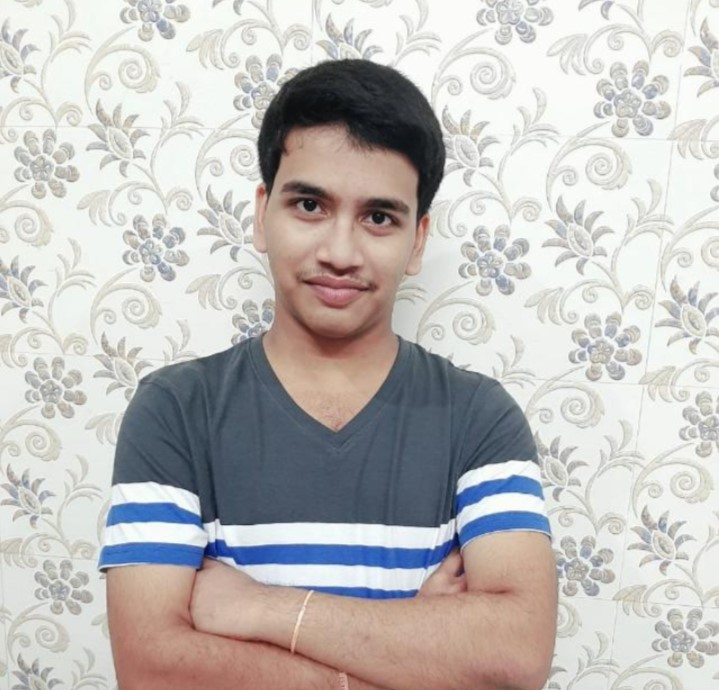
#> input picture Shreyas.jpg, 719 x 690 px
$ jupyter execute Task2_Image_to_Pencil_Sketch.ipynb
#> lines starting #> are read from the running program, lines starting #| are printed output that depends on the picture
Image to Pencil Sketch with Python

We need to read the image in RBG format and then convert it to a grayscale image. This will turn an image into a classic black and white photo. Then the next thing to do is invert the grayscale image also called negative image, this will be our inverted grayscale image. Inversion can be used to enhance details. Then we can finally create the pencil sketch by mixing the grayscale image with the inverted blurry image. This can be done by dividing the grayscale image by the inverted blurry image. Since images are just arrays, we can easily do this programmatically using the divide function from the cv2 library in Python

Importing Required Libraries

[cell 1]
import cv2
import matplotlib.pyplot as plt

[cell 2]
# Read Image
image = cv2.imread("Shreyas.jpg")
#> image is the input picture: shape (690, 719, 3); mean B, G, R 187.7, 189.6, 192.6

[cell 3]
cv2.imread("Shreyas", 2)
cv2.waitKey(0)

Read the image in RGB Format

[cell 4]
image = cv2.imread('Shreyas.jpg')
plt.imshow(cv2.cvtColor(image, cv2.COLOR_BGR2RGB))
plt.axis('off')
plt.show()

Create a new image by converting the original image to grayscale

[cell 5]
grayImage = cv2.cvtColor(image, cv2.COLOR_BGR2GRAY)
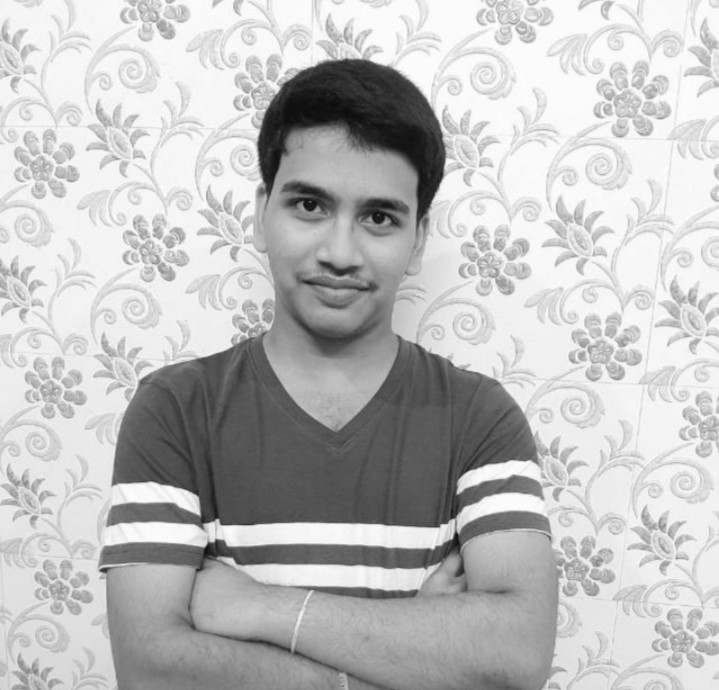
#> grayImage: shape (690, 719); min 11, max 255, mean 190.3
grayImage

[cell 6]
plt.imshow(grayImage)

Inverting above grayscale image

[cell 7]
invertedImage = 255 - grayImage
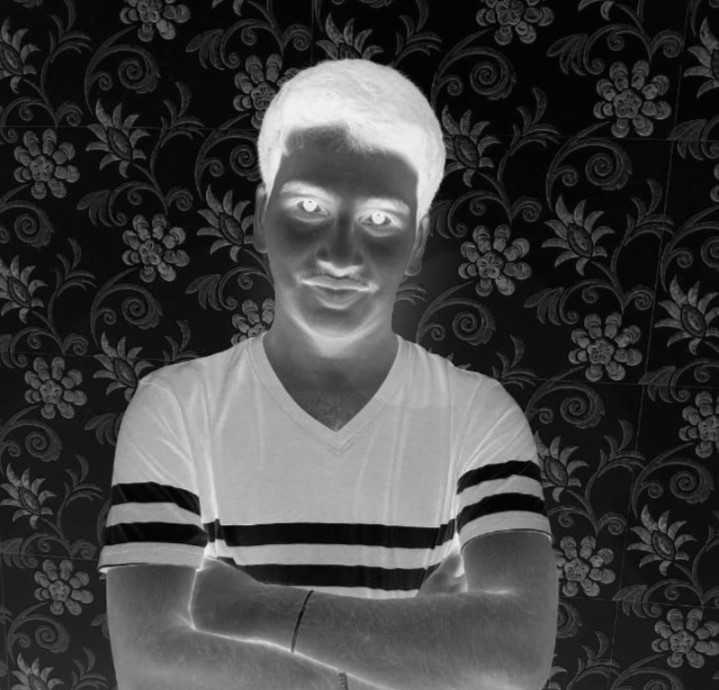
#> invertedImage: shape (690, 719); min 0, max 244, mean 64.7
plt.imshow(cv2.cvtColor(invertedImage, cv2.COLOR_BGR2RGB))

Blur the image by using the Gaussian Function in OpenCV

[cell 8]
blurred = cv2.GaussianBlur(invertedImage, (21,21), 0)
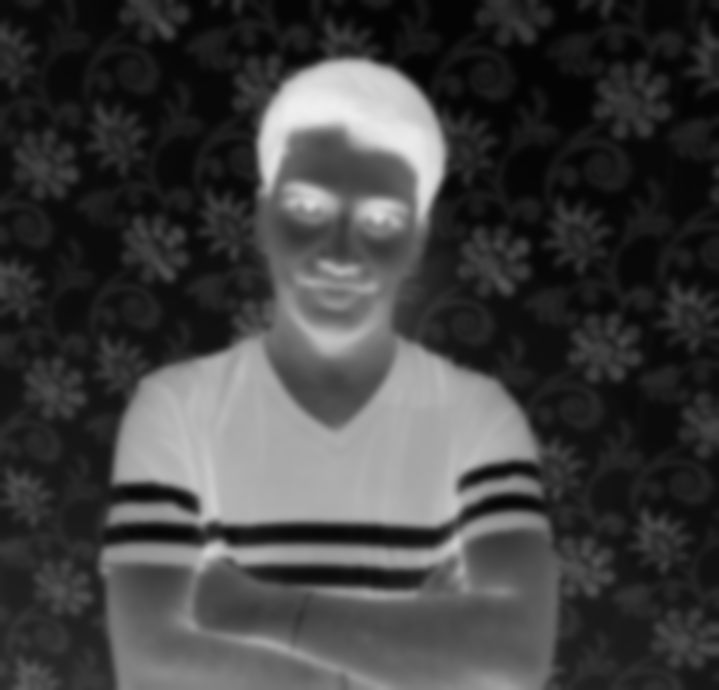
#> blurred: shape (690, 719); min 4, max 239, mean 64.7
plt.imshow(blurred)

Inverting the blurred image to get the pencil sketch

[cell 9]
invertedBlur = 255 - blurred
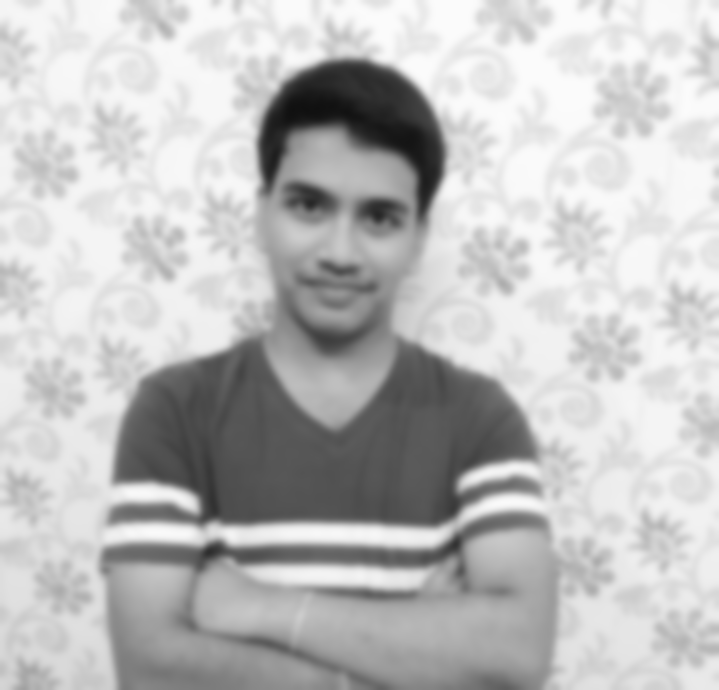
#> invertedBlur: shape (690, 719); min 16, max 251, mean 190.3
pencil_sketch = cv2.divide(grayImage, invertedBlur, scale=256.0)
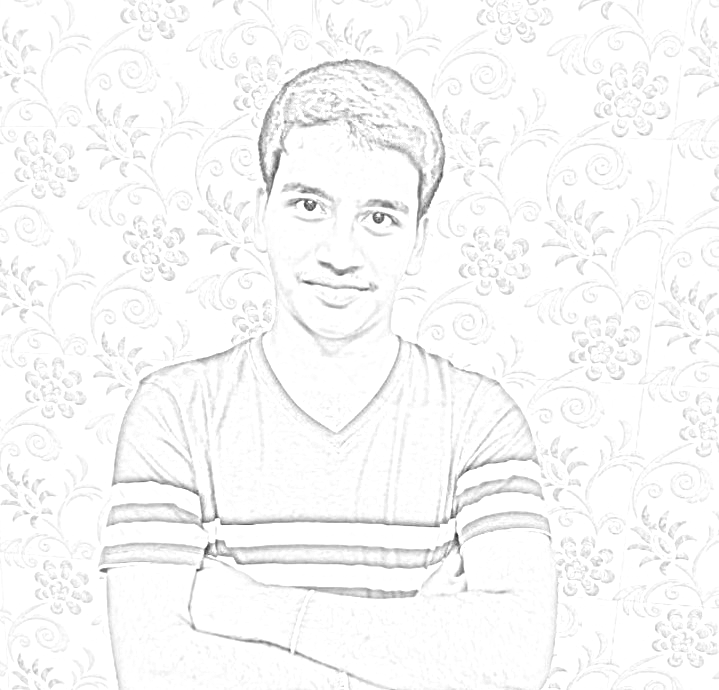
#> pencil_sketch: shape (690, 719); min 46, max 255, mean 248.7
plt.imshow(pencil_sketch)

Final Sketch

[cell 10]
invertedBlur = 255 - blurred
pencil_sketch = cv2.divide(grayImage, invertedBlur, scale=256.0)
plt.imshow(cv2.cvtColor(pencil_sketch, cv2.COLOR_BGR2RGB))
plt.axis('off')
plt.show()
